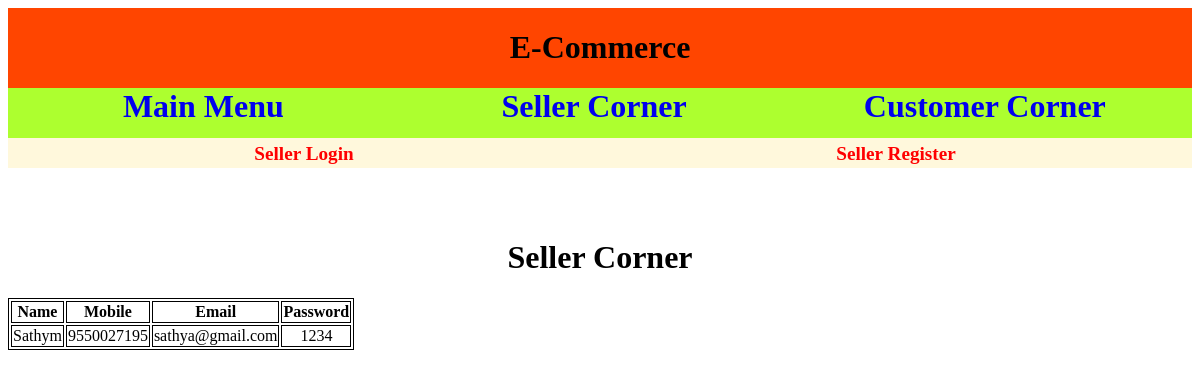
Page /seller/smenu on the committed database.
### Seller/models.py (models this page shows)
class Seller(models.Model):
    Name = models.CharField(max_length=50)
    Mobile = models.IntegerField()
    Email = models.EmailField()
    Password = models.CharField(max_length=20)

### Seller/views.py (the view)
# urls.py: path('smenu',views.Seller_Menu,name='smenu'),
def Seller_Menu(request):
    try:
        request.session['suser']
        return render(request,'SHome.html')
    except KeyError:
        res = Seller.objects.all()
        return render(request,"Seller.html",{'data':res})

### Templates/Seller.html (shortened to what this page needs)
<html>
    <head>
    </head>
    <body>
        <div class="home1">
            <h1>E-Commerce</h1>
        </div>
        <div class="home2">
            <a href="../">Main Menu</a>
            <a href="../seller/smenu">Seller Corner</a>
            <a href="../cmenu">Customer Corner</a>
        </div>
        <div class="sell" >
            <a href="slog">Seller Login</a>
            <a href="sreg">Seller Register</a>
        </div>
        <div class="sell1" >
            <h1>Seller Corner</h1>
            <table>
                <tr>
                    <th>Name</th>
                    <th>Mobile</th>
                    <th>Email</th>
                    <th>Password</th>
                </tr>
                {% for i in data %}
                <tr>
                    <td>{{ i.Name }}</td>
                    <td>{{ i.Mobile }}</td>
                    <td>{{ i.Email }}</td>
                    <td>{{ i.Password }}</td>
                </tr>
                {% endfor %}
            </table>
        </div>
    </body>
</html>

### Templates/Seller.html (style rules this page uses)
.home1 { float: left;width: 100%;text-align: center;background-color: orangered; }
.home2 { float: left;width: 100%;height: 50px;text-align: center;background-color: greenyellow; }
.home2 a { float: left;width: 33%;text-decoration: none;font-weight: bolder;font-size: xx-large; }
.sell { float: left;width: 100%;height: 30px;background-color: cornsilk;text-align: center; }
.sell a { float: left;width: 50%;text-decoration: none;color: red;font-weight: bolder;margin-top: 5px;font-size: larger; }
.sell1 { float: left;width: 100%;text-align: center;margin-top: 50px; }
.sell1 table { border: 1px black solid;text-align: center; }
.sell1 table th { border: 1px black solid; }
.sell1 table td { border: 1px black solid; }

### rows in the picture
Seller: Name "Sathym", Mobile "9550027195", Email "sathya@gmail.com", Password "1234"
